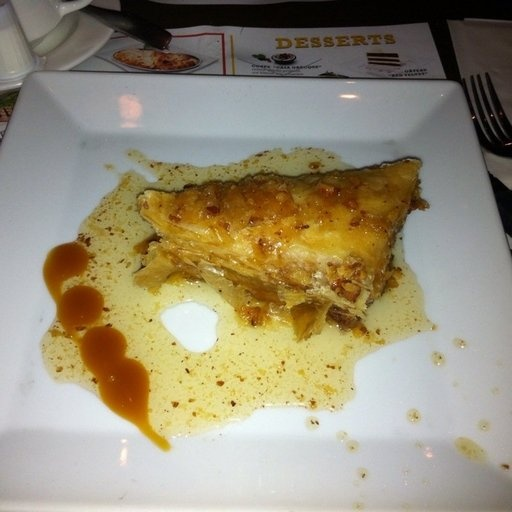
#> input picture network_testing/381sharp.jpg, 512 x 512 px; its folder holds only this picture in this run
$ python -i crop_imgs.py   (imports and definitions only)   (older library calls are emulated)
#> lines starting #> are read from the running program, lines starting #| are printed output that depends on the picture; after the words box and inside, x2 and y2 are one past the last pixel; in counts of white or black regions, pixels touching at a corner belong together
#> further down, picture is the input picture: shape (512, 512, 3); mean B, G, R 120.2, 143.6, 152.6
import cv2
import numpy as np
from os import walk
# !wget  https://i.stack.imgur.com/sDQLM.png


def process(img):
    rows, cols = img.shape[0:2]
#> rows = 512; cols = 512


    # [9 lines of commented-out code are left out]
    R = np.eye(3)       # macierz obrotu
    T = np.zeros((3, 1))        # macierz przesuniecia


    # https://www.microsoft.com/en-us/research/project/rgb-d-dataset-7-scenes/
    px = 320.0
    py = 320.0
    fx = 500.0
    fy = 500.0

    cameraMatrix1 = np.array(
        [
            [fx, 0, px],
            [0, fy, py],
            [0, 0, 1.0]
        ]
    )

    cameraMatrix2 = cameraMatrix1

    distCoeff = np.zeros(4)
    # distCoeff[0] = 0.002
    distCoeff[3] = -0.007

    mapx, mapy = cv2.initUndistortRectifyMap(
        cameraMatrix=cameraMatrix1,
        distCoeffs=distCoeff,
        R=R,
        newCameraMatrix=cameraMatrix1,
        size=(cols, rows),
        m1type=cv2.CV_32FC1)


    img_rect = cv2.remap(img, mapx, mapy, cv2.INTER_LINEAR)
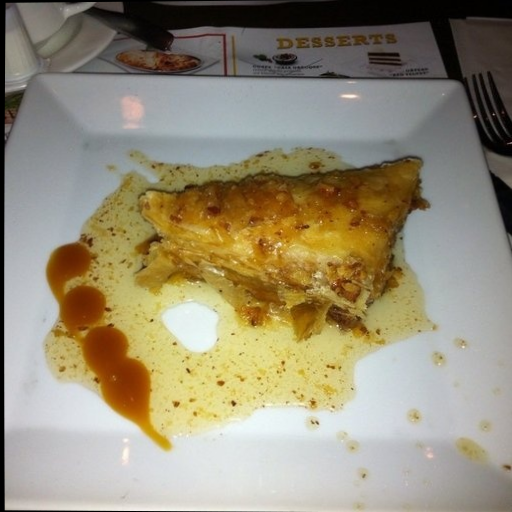
#> img_rect: shape (512, 512, 3); mean B, G, R 118.9, 142, 151


    # crop  <============================================3
    img_crop = img_rect[60:rows-95, 20:cols-20]         #tutaj do zmiany eksperymentalnie dla roznych folderow (czasem przstawiala sie kamera)
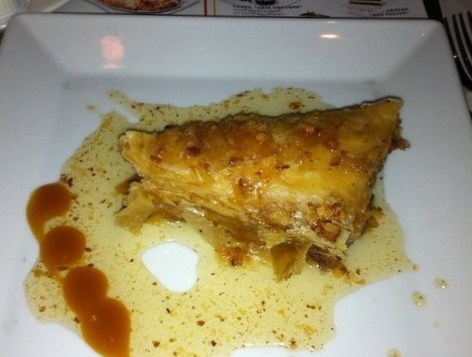
#> img_crop: shape (357, 472, 3); mean B, G, R 111.1, 144.7, 157.1

    img_gray = cv2.cvtColor(img_crop,cv2.COLOR_BGR2GRAY)
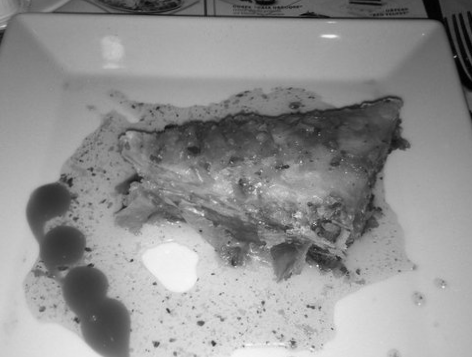
#> img_gray: shape (357, 472); min 0, max 249, mean 144.5

    # detect lines
    edges = cv2.Canny(img_gray,50,150,apertureSize = 3)
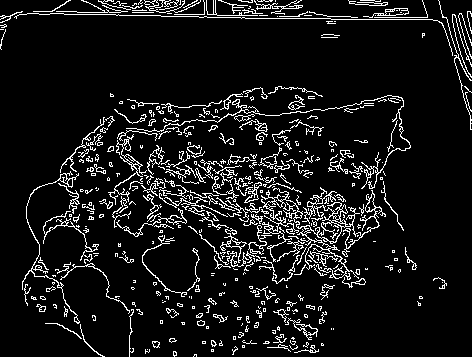
#> edges: shape (357, 472); 8.9% white in thin lines or dots
    cv2.imwrite('edges.jpg',edges)
    minLineLength=30
    lines = cv2.HoughLinesP(image=edges,rho=1,theta=np.pi/180, threshold=20,lines=np.array([]), minLineLength=minLineLength,maxLineGap=20)
#> lines = 447 rows, first 6: [271, 18, 384, 19], [64, 162, 357, 240], [102, 10, 296, 3], [298, 15, 468, 18], [146, 103, 362, 284], [151, 201, 399, 223]

    coords = []

    if lines is not None:
        # print("lines found")
        a,b,c = lines.shape
#> a = 447; b = 1; c = 4
        for i in range(a):
            x1 = lines[i][0][0]
            y1 = lines[i][0][1]
            x2 = lines[i][0][2]
            y2 = lines[i][0][3]


            angle = np.arctan2(y2-y1, x2-x1) * 180. / np.pi

            if angle < 95 and angle > 85:
                coords.append(x1)
                coords.append(x2)
#> this loop made 447 passes
#> (x1, y1, x2, y2, angle) on passes 1 to 3: (271, 18, 384, 19, 0.507), (64, 162, 357, 240, 14.91), (102, 10, 296, 3, -2.07)
#> after the loop, coords = [463, 471]
                # cv2.line(img_crop, (x1, y1), (x2, y2), (0, 0, 255), 3, cv2.LINE_AA)
    else:
        return img_crop

    if not coords:
        return img_crop

    if len(coords) > 3:
        # crop to line bounds
        x_min = min(coords)
        x_max = max(coords)
        if(x_max - x_min > 100):
            rows, cols = img_crop.shape[0:2]

            img_crop = img_crop[0: rows, x_min+15:x_max-5]


    return img_crop

# [9 lines not run here, left out]

>>> import cv2
>>> picture = cv2.imread('network_testing/381sharp.jpg')
>>> result = process(picture)

$ run again, on network_testing/382sharp.jpg
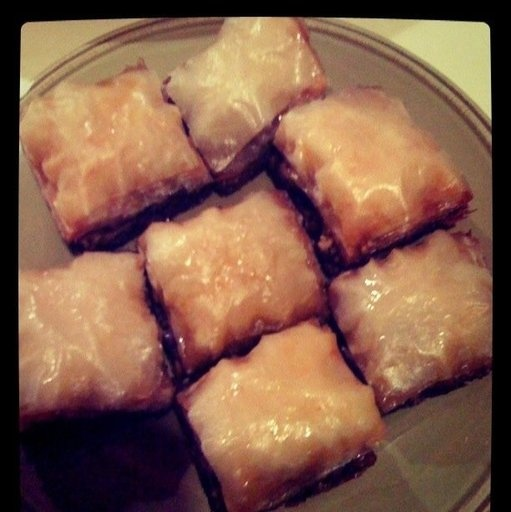
#> input picture network_testing/382sharp.jpg, 511 x 512 px
#> picture is the input picture: shape (512, 511, 3); mean B, G, R 74.7, 94, 132.9
#> in process, `edges = cv2.Canny(img_gray,50,150,apertureSize = 3)`:
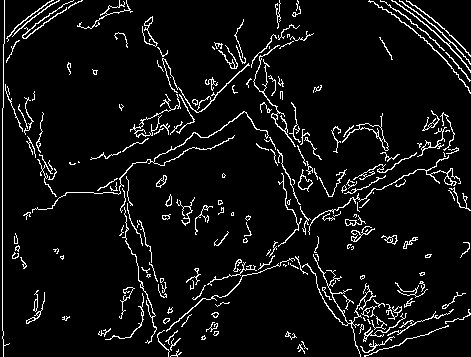
#> edges: shape (357, 471); 6.4% white in thin lines or dots
#> lines = 356 rows, first 6: [2, 338, 2, 108], [262, 130, 278, 162], [313, 254, 360, 355], [269, 109, 359, 237], [234, 275, 332, 209], [362, 276, 399, 344]
#> the loop in process, `for i in range(a):` made 356 passes
#> (x1, y1, x2, y2, angle) on passes 1 to 3: (2, 338, 2, 108, -90), (262, 130, 278, 162, 63.43), (313, 254, 360, 355, 65.05)
#> after the loop in process, `for i in range(a):`: coords = [275, 279, 193, 194, 166, 167, 168, 171, 298, 299, 26, 27, 215, 216, 216, 217]
#> x_min = 26
#> x_max = 299
#> in process, `img_crop = img_crop[0: rows, x_min+15:x_max-5]`:
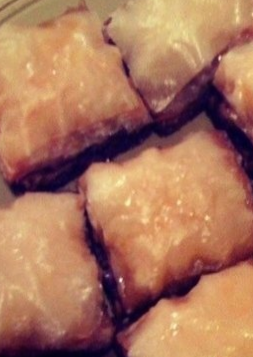
#> img_crop: shape (357, 253, 3); mean B, G, R 92.8, 117.5, 169.9

$ run again, on network_testing/382.jpg
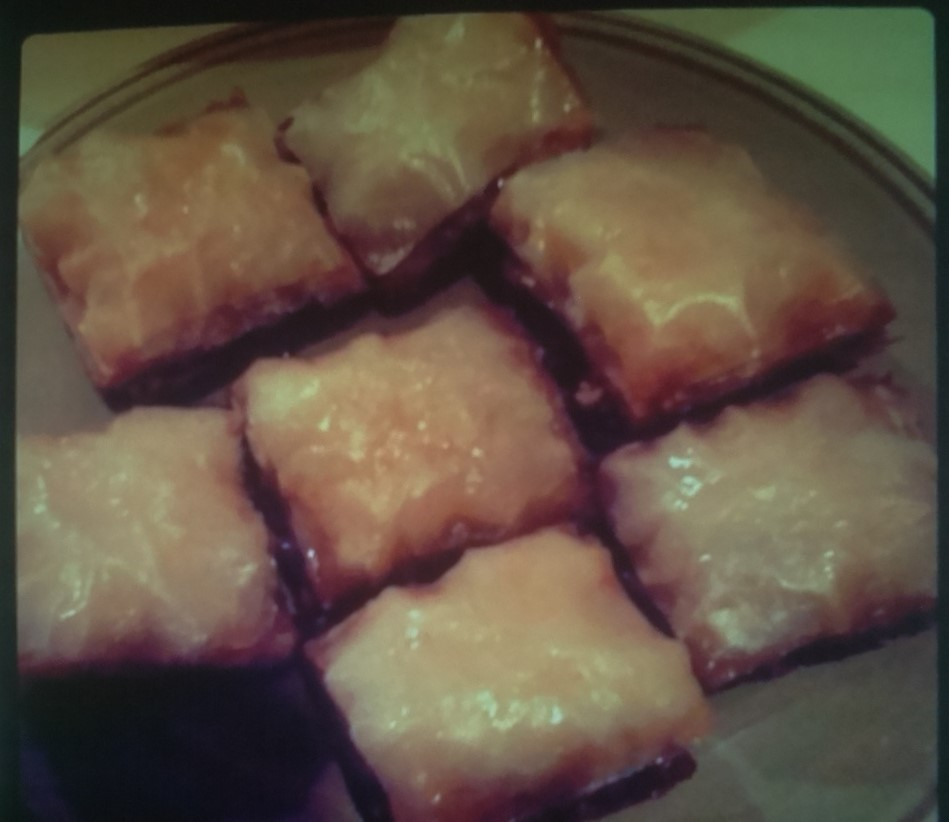
#> input picture network_testing/382.jpg, 949 x 822 px
#> picture is the input picture: shape (822, 949, 3); mean B, G, R 67.3, 81.4, 96.4
#> in process, `img_gray = cv2.cvtColor(img_crop,cv2.COLOR_BGR2GRAY)`:
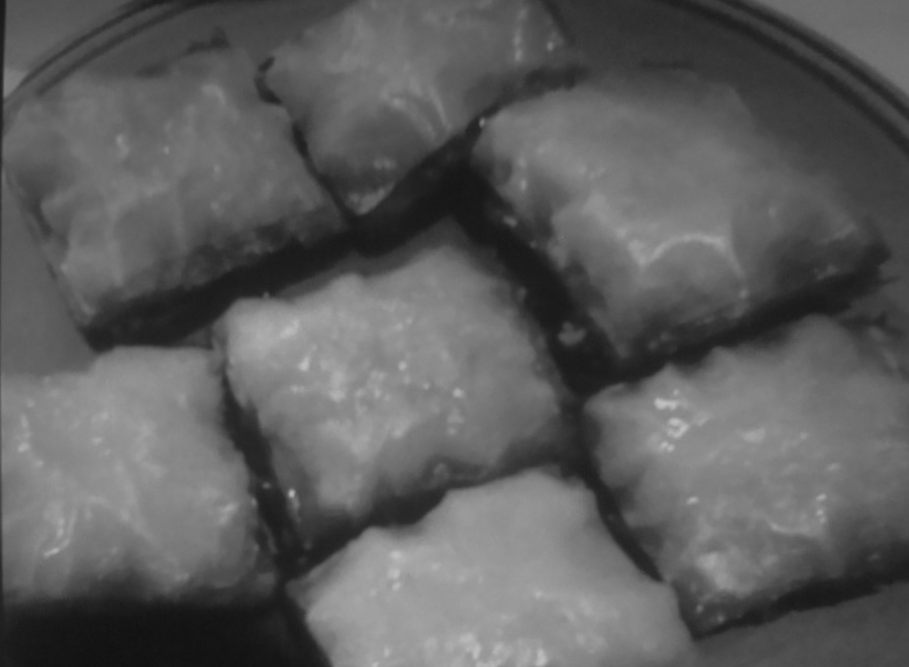
#> img_gray: shape (667, 909); min 17, max 192, mean 93.1
#> in process, `edges = cv2.Canny(img_gray,50,150,apertureSize = 3)`:
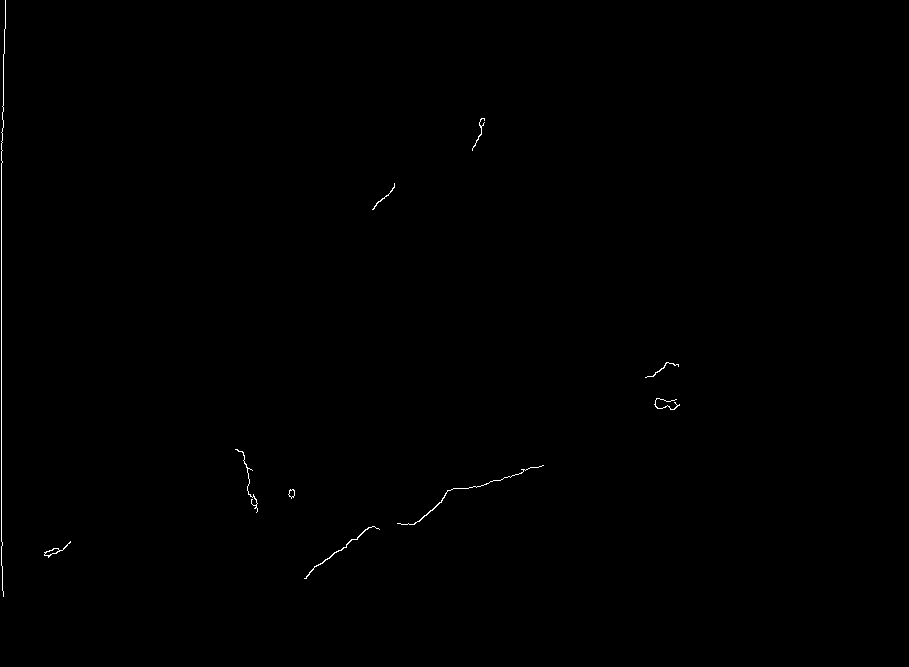
#> edges: shape (667, 909); 0.22% white in thin lines or dots, all inside (x1, y1, x2, y2) = (1, 0, 680, 597)
#> lines = [[1, 565, 1, 132], [3, 61, 5, 5], [2, 590, 2, 542], [310, 571, 372, 526], [3, 127, 3, 62], [242, 451, 257, 511], [419, 521, 451, 489], [476, 487, 543, 465], [309, 573, 374, 526], [314, 566, 368, 527], [423, 516, 459, 488], [2, 106, 2, 140]]
#> the loop in process, `for i in range(a):` made 12 passes
#> (x1, y1, x2, y2, angle) on passes 1 to 8: (1, 565, 1, 132, -90), (3, 61, 5, 5, -87.95), (2, 590, 2, 542, -90), (310, 571, 372, 526, -35.97), (3, 127, 3, 62, -90), (242, 451, 257, 511, 75.96), (419, 521, 451, 489, -45), (476, 487, 543, 465, -18.18)
#> after the loop in process, `for i in range(a):`: coords = [2, 2]
